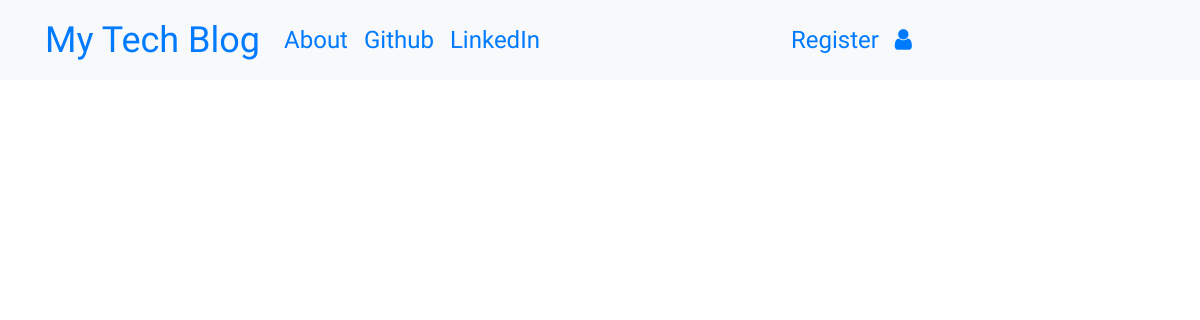
The app's page /, older data.
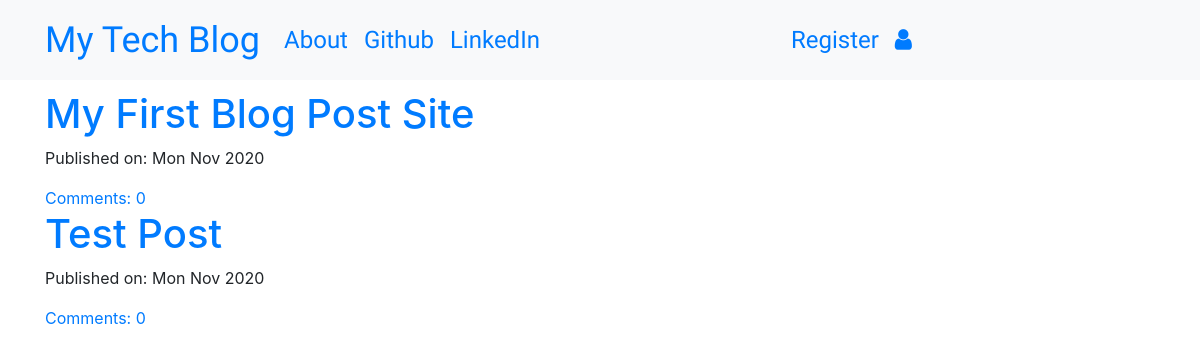
The same page, newer data.
### blog/models.py (models this page shows, shortened)
class Post(models.Model):
	author = models.ForeignKey('auth.User', on_delete=models.CASCADE)
	title = models.CharField(max_length=255)
	text = models.TextField()
	created_date = models.DateTimeField(default=timezone.now)
	published_date = models.DateTimeField(blank=True, null=True)
	def approve_comments(self):
		return self.comments.filter(approved_comment=True)

### blog/views.py (the view)
# urls.py: path('', views.PostListView.as_view(), name='post_list'),
class PostListView(ListView):
	model = Post
	def get_queryset(self):
		return Post.objects.filter(published_date__lte=timezone.now()).order_by('-published_date')

### blog/templates/blog/post_list.html
{% extends 'blog/base.html' %}
	{% block body_block %}
		<div class="centerstage">
			{% for post in post_list %}
				<div>
					{% if post.published_date or user == post.author %}
					<h1><a href="{% url 'post_detail' pk=post.pk %}">{{ post.title }}</a></h1>
					<div>
						<p>Published on: {{ post.published_date|date:"D M Y" }}</p>
					</div>
					<a href="{% url 'post_detail' pk=post.pk %}">Comments: {{ post.approve_comments.count }}</a>
					{% endif %}
				</div>
			{% endfor %}
		</div>
	{% endblock %}

Row changes from the older to the newer data that the page shows:
added Post: title "My First Blog Post Site", published_date "Mon Nov 2020", approve_comments.count "0"
added Post: title "Test Post", published_date "Mon Nov 2020", approve_comments.count "0"
